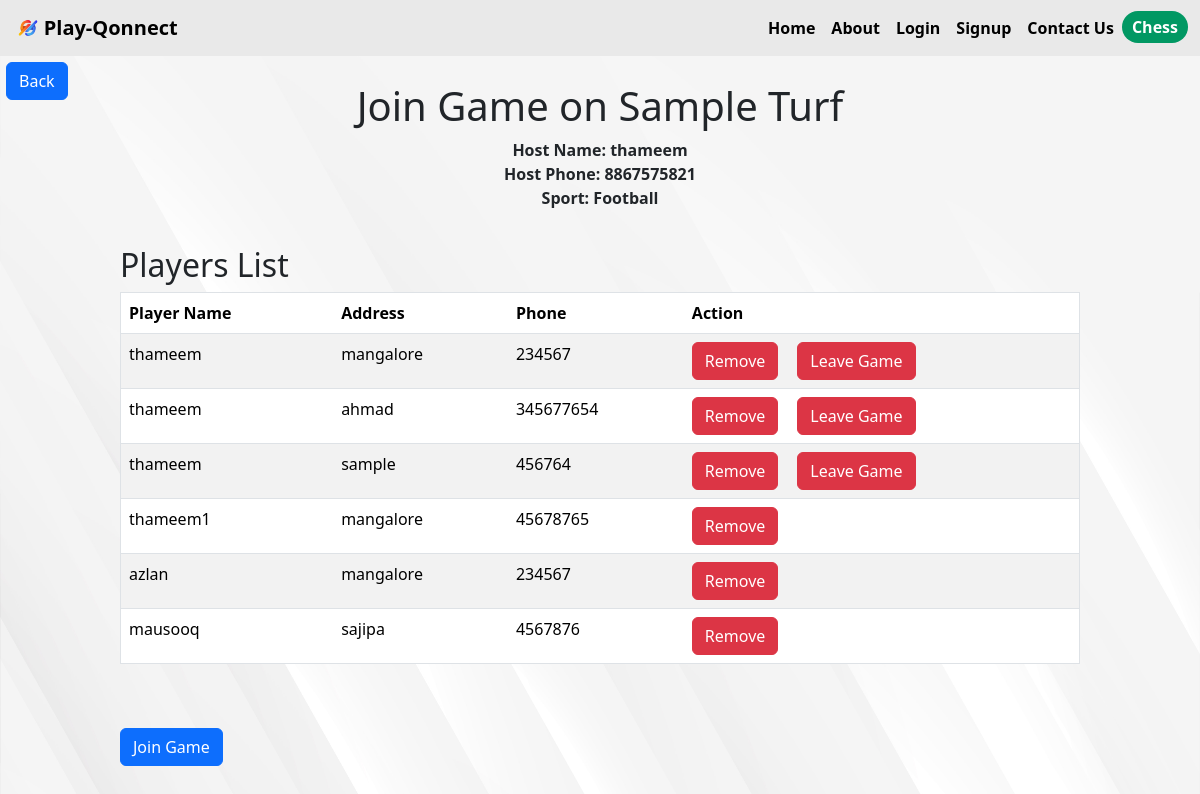
The page /turf/1/join_game/1 (signed in) on the database as committed earlier.
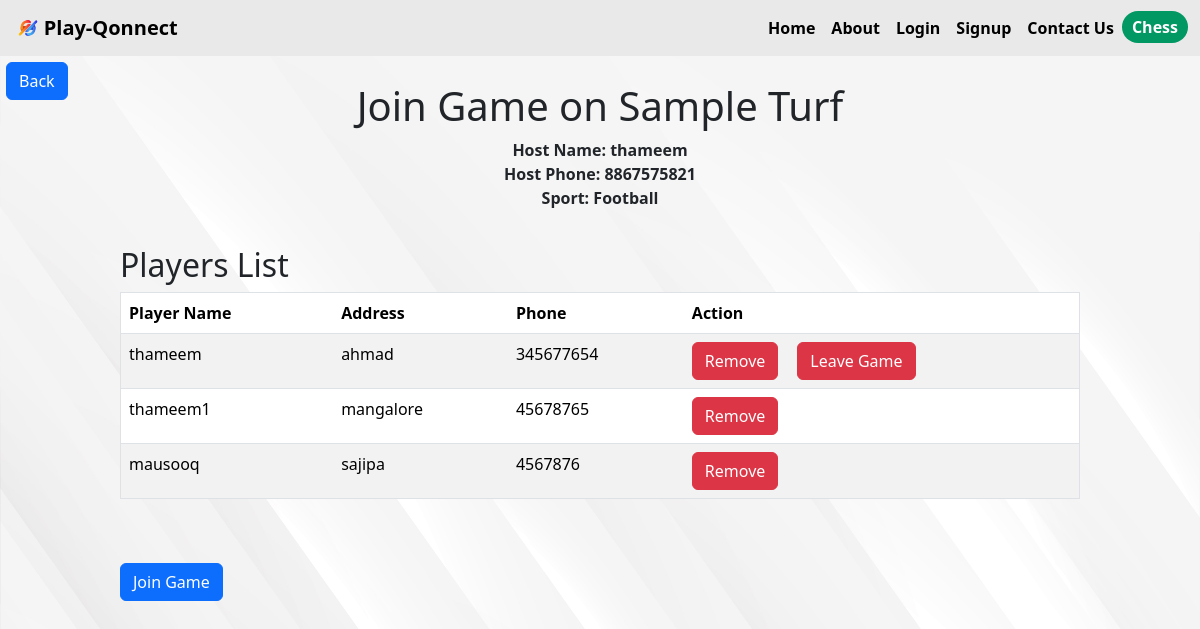
The same page on the database as committed later.
### app.py (models this page shows)
class Player(db.Model):
    id = db.Column(db.Integer, primary_key=True)
    game_id = db.Column(db.Integer, db.ForeignKey('game.id'), nullable=False)
    player_name = db.Column(db.String(255), nullable=False)
    player_address = db.Column(db.String(255), nullable=False)
    player_phone = db.Column(db.String(15), nullable=True)

### app.py (the view, shortened to what this page needs)
@app.route('/turf/<int:turf_id>/join_game/<int:game_id>', methods=['GET', 'POST'])
@login_required
def join_game(turf_id, game_id):
    turf = Turf.query.get_or_404(turf_id)
    game = Game.query.get_or_404(game_id)
    return render_template('join_game.html', turf=turf, game=game)

### app.py (called while the page is built)
@login_manager.user_loader
def load_user(user_id):
    return User.query.get(int(user_id))

### templates/join_game.html (shortened to what this page needs)
{% extends 'layout.html' %} {% block title %} Join Game {% endblock title %} {%
block body %}
<a
  class="btn btn-primary"
  style="margin: 0.5%"
  href="{{ url_for('turf_detail',turf_id=turf.id) }}"
>
  Back
</a>
<div class="turfhead" style="margin: -2%">
  <h1>Join Game on {{ turf.turf_name }}</h1>
  <p style="font-weight: bold">
    Host Name: {{game.host_name}}
    <br />
    Host Phone: {{ game.host_phone }}
    <br />
    Sport: {{game.sports}}
  </p>
</div>
<div class="turftab">
  <h2>Players List</h2>
  <table border="1" class="table table-striped">
    <thead>
      <tr>
        <th>Player Name</th>
        <th>Address</th>
        <th>Phone</th>
        <th>Action</th>
      </tr>
    </thead>
    <tbody>
      {% for player in game.players %}
      <tr>
        <td>{{ player.player_name }}</td>
        <td>{{ player.player_address }}</td>
        <td>{{ player.player_phone }}</td>
        <td>
          <div style="display: flex; gap: 5%">
            {% if current_user.username == game.host_name %}
            <form
              method="POST"
              action="{{ url_for('remove_player', player_id=player.id) }}"
              style="display: inline"
            >
              <button type="submit" class="btn btn-danger">Remove</button>
            </form>
            {% endif %} {% if player.player_name == current_user.username %}
            <form
              method="POST"
              action="{{ url_for('leave_game', turf_id=turf.id, game_id=game.id) }}"
            >
              <button class="btn btn-danger" type="submit">Leave Game</button>
            </form>
            {% endif %}
          </div>
        </td>
      </tr>
      {% endfor %}
    </tbody>
  </table>
  <br />
  <br />
  <button
    class="btn btn-primary"
    id="toggleJoinGameFormBtn"
    onclick="toggleJoinGameForm()"
  >
    Join Game
  </button>
  <br />
  <br />
</div>
{% endblock body %}

Rows that differ between the two databases and show on the page:
removed Player: player_name "thameem", player_address "mangalore", player_phone "234567"
removed Player: player_name "thameem", player_address "sample", player_phone "456764"
removed Player: player_name "azlan", player_address "mangalore", player_phone "234567"
